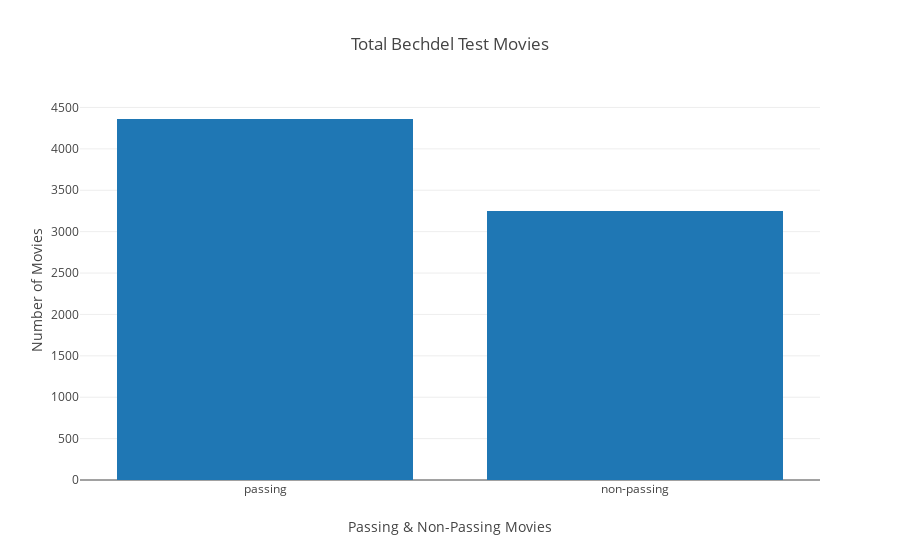

The notebook cell this image was saved under:
### Code cell
trace = go.Bar(
            x=["passing", "non-passing"],
            y=[bechdel_df.passing.value_counts()[1], bechdel_df.passing.value_counts()[0]]
)
data = [trace]    
layout = go.Layout(title="Total Bechdel Test Movies", xaxis=dict(title="Passing & Non-Passing Movies"), 
                   yaxis=dict(title="Number of Movies"))

fig = go.Figure(data=data, layout=layout)
iplot(fig)

### Figure 1 — Plotly figure (JSON) as saved in the notebook; plotly's stock layout.template omitted (floating-point values rounded to 4 significant figures)
{"data": [{"type": "bar", "uid": "1a9dea20-52f1-4abe-9e0b-fc31d4744f0f", "x": ["passing", "non-passing"], "y": [4361, 3251]}], "layout": {"autosize": true, "title": {"text": "Total Bechdel Test Movies"}, "xaxis": {"autorange": true, "range": [-0.5, 1.5], "title": {"text": "Passing & Non-Passing Movies"}, "type": "category"}, "yaxis": {"autorange": true, "range": [0, 4591.0], "title": {"text": "Number of Movies"}, "type": "linear"}}}
